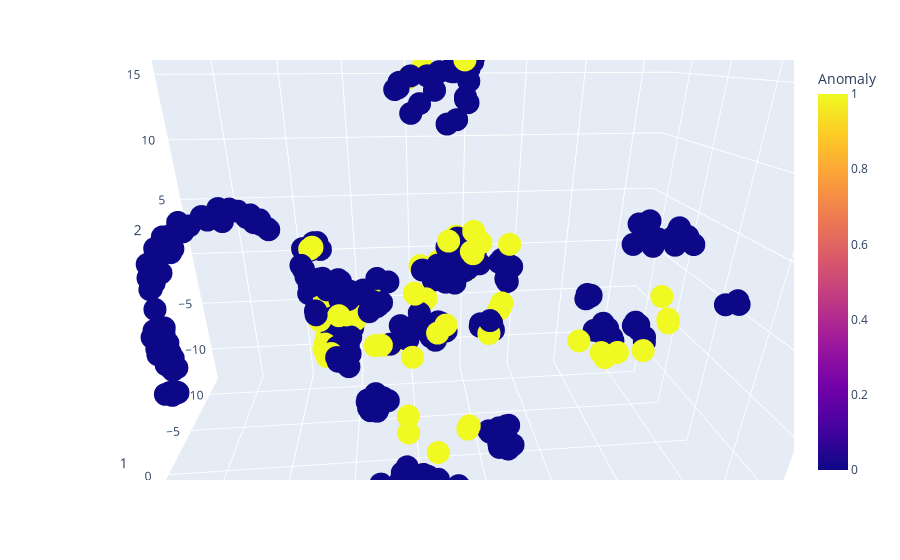

Write notebook code for a chart like this one.
### Code cell
pred = predictions[2]
pred = pd.concat([pred, test_y], axis=1)

fig = px.scatter_3d(pred, x='0', y='1', z='2',
              color='Anomaly')
fig.show()

### Figure 1 — Plotly figure (JSON) as saved in the notebook; plotly's stock layout.template omitted (floating-point values rounded to 4 significant figures; data arrays with more than 128 entries replaced by an {"elided": "..."} marker saying what was removed)
{"data": [{"hovertemplate": "0=%{x}<br>1=%{y}<br>2=%{z}<br>Anomaly=%{marker.color}<extra></extra>", "legendgroup": "", "marker": {"color": {"elided": "404 int values"}, "coloraxis": "coloraxis", "symbol": "circle"}, "mode": "markers", "name": "", "scene": "scene", "showlegend": false, "type": "scatter3d", "x": {"elided": "404 float values"}, "y": {"elided": "404 float values"}, "z": {"elided": "404 float values"}}], "layout": {"autosize": true, "coloraxis": {"colorbar": {"title": {"text": "Anomaly"}}, "colorscale": [[0, "#0d0887"], [0.1111, "#46039f"], [0.2222, "#7201a8"], [0.3333, "#9c179e"], [0.4444, "#bd3786"], [0.5556, "#d8576b"], [0.6667, "#ed7953"], [0.7778, "#fb9f3a"], [0.8889, "#fdca26"], [1, "#f0f921"]]}, "legend": {"tracegroupgap": 0}, "margin": {"t": 60}, "scene": {"aspectmode": "auto", "aspectratio": {"x": 1.366, "y": 0.7132, "z": 1.027}, "camera": {"center": {"x": 0, "y": 0, "z": 0}, "eye": {"x": 0.09692, "y": 1.071, "z": 0.4706}, "projection": {"type": "perspective"}, "up": {"x": 0, "y": 0, "z": 1}}, "domain": {"x": [0, 1], "y": [0, 1]}, "xaxis": {"title": {"text": "0"}, "type": "linear"}, "yaxis": {"title": {"text": "1"}, "type": "linear"}, "zaxis": {"title": {"text": "2"}, "type": "linear"}}}}
